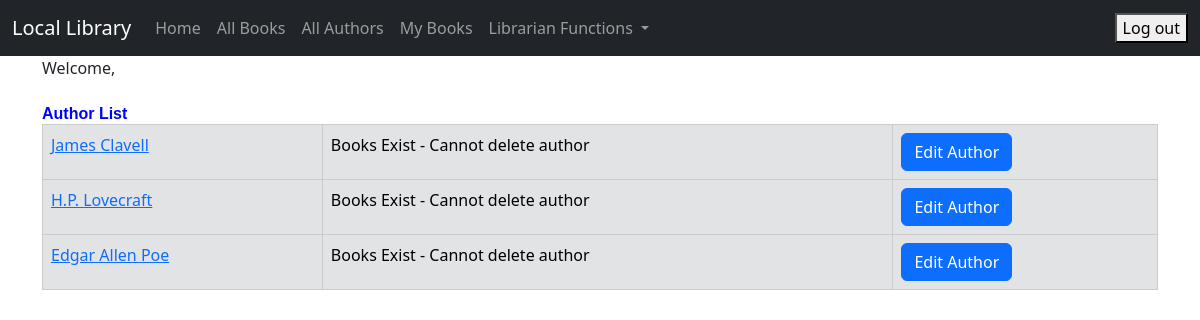
/author_list/ (signed in), run on the app's committed database.
### catalog/models.py (models this page shows, shortened)
class Author(models.Model):
    first_name = models.CharField(max_length=100)
    last_name = models.CharField(max_length=100)
    date_of_birth = models.DateField(null=True, blank=True)
    date_of_death = models.DateField('Died', null=True, blank=True)
    author_image = models.ImageField(upload_to='images/', null=True, blank=True)
    class Meta:
        ordering = ['last_name', 'first_name']
    def get_absolute_url(self):
        return reverse('author_detail', args=[str(self.id)])

### catalog/views.py (the view)
# urls.py: path('author_list/', views.AuthorListView.as_view(), name='author_list'),
class AuthorListView(LoginRequiredMixin, generic.ListView):
    model = Author

### catalog/templates/catalog/author_list.html (shortened to what this page needs)
{% extends "catalog/base.html" %}
{% block content %}
    <h1>Author List</h1>
    {% if author_list %}
        <table class="table table-bordered">
            {% for author in author_list %}
                <tr class="table-secondary">
                    <td><a href="{{ author.get_absolute_url }}">{{ author.first_name }} {{ author.last_name }}</a></td>
                    {% if user.is_superuser %}
                        {% if author.book_set.all %}
                            <td>Books Exist - Cannot delete author</td>
                        {% else %}
                            <td><a href="{% url 'author_delete' pk=author.pk %}"
                                   onclick="return confirm('Are you sure you want to delete?')"
                                   class="btn btn-danger">Delete</a>
                            </td>
                        {% endif %}
                        <td><a href="{% url 'author_update' pk=author.pk %}" class="btn btn-primary">Edit Author</a></td>
                    {% endif %}
                </tr>
            {% endfor %}
        </table>
    {% else %}
        <p>There are no authors in the library.</p>
    {% endif %}
{% endblock %}

### catalog/static/css/my_style.css (style rules this page uses)
h1 { color: blue; font-family: arial, sans-serif; font-size: 16px; font-weight: bold; margin-top: 0px; margin-bottom: 1px; }

### data on the page
Author: first_name "James", last_name "Clavell", shows "Books Exist - Cannot delete author"
Author: first_name "H.P.", last_name "Lovecraft", shows "Books Exist - Cannot delete author"
Author: first_name "Edgar Allen", last_name "Poe", shows "Books Exist - Cannot delete author"
